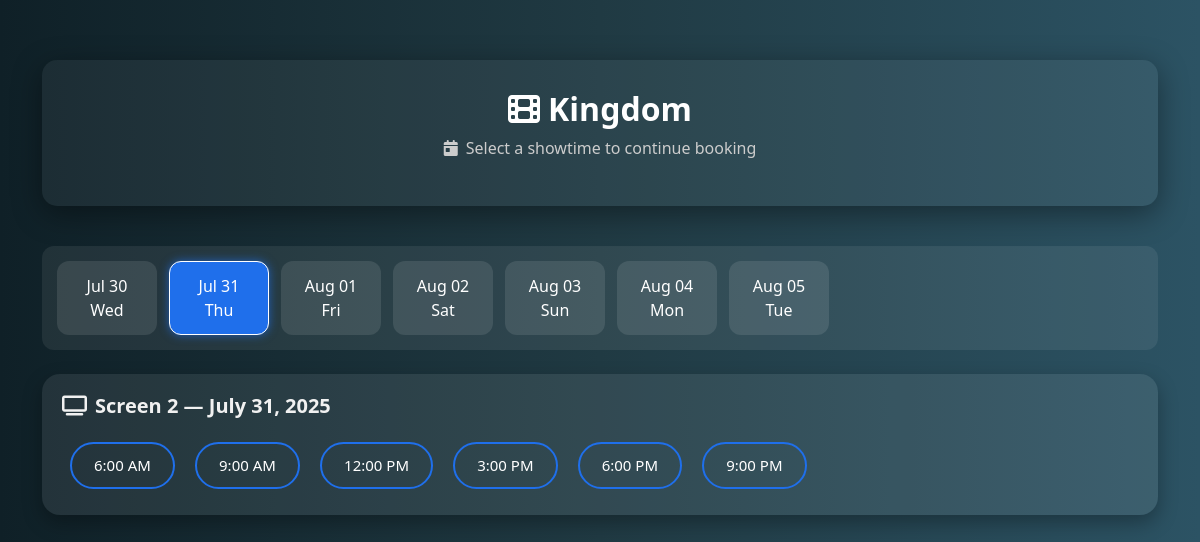
Page /movie/4/select_showtime/?date=2025-07-31 on the committed database.
### booking/models.py (models this page shows, shortened)
class Movie(models.Model):
    title = models.CharField(max_length=100)
    description = models.TextField()
    show_time = models.DateTimeField()
    price = models.DecimalField(max_digits=6, decimal_places=2)
    image = models.ImageField(upload_to='movie_images/', null=True, blank=True)
    location = models.CharField(max_length=100, default="Hyderabad")
    screen_number = models.PositiveIntegerField(default=1)

class Showtime(models.Model):
    movie = models.ForeignKey(Movie, on_delete=models.CASCADE)
    date = models.DateField()
    time = models.TimeField()
    screen_number = models.IntegerField(choices=[(1, 'Screen 1'), (2, 'Screen 2'), (3, 'Screen 3')])

### booking/views.py (the view)
# urls.py: path('movie/<int:movie_id>/select_showtime/', views.select_showtime, name='select_showtime'),
def select_showtime(request, movie_id):
    movie = get_object_or_404(Movie, id=movie_id)
    start_date = movie.show_time.date()
    dates = [start_date + timedelta(days=i) for i in range(7)]
    show_times_per_day = [
        datetime.strptime(t, "%I:%M %p").time()
        for t in ["6:00 AM", "9:00 AM", "12:00 PM", "3:00 PM", "6:00 PM", "9:00 PM"]
    ]
    for single_date in dates:
        for time_obj in show_times_per_day:
            Showtime.objects.get_or_create(
                movie=movie,
                screen_number=movie.screen_number,
                date=single_date,
                time=time_obj
            )
    selected_date_str = request.GET.get("date")
    if selected_date_str:
        try:
            selected_date = datetime.strptime(selected_date_str, "%Y-%m-%d").date()
        except ValueError:
            selected_date = start_date
    else:
        selected_date = start_date
    showtimes = Showtime.objects.filter(
        movie=movie,
        screen_number=movie.screen_number,
        date=selected_date
    ).order_by('time')
    showtimes_by_screen = {movie.screen_number: list(showtimes)}
    return render(request, "booking/select_showtime.html", {
        "movie": movie,
        "showtimes_by_screen": showtimes_by_screen,
        "dates": dates,
        "selected_date": selected_date,
    })

### booking/templates/booking/select_showtime.html (shortened to what this page needs)
{% load static %}
<!DOCTYPE html>
<html lang="en">
<head>
    <link href="https://cdn.jsdelivr.net/npm/bootstrap@5.3.2/dist/css/bootstrap.min.css" rel="stylesheet">
    <link href="https://cdnjs.cloudflare.com/ajax/libs/font-awesome/6.5.0/css/all.min.css" rel="stylesheet">
</head>
<body>
<div class="container">
    <div class="movie-header">
        <h2><i class="fas fa-film me-2"></i>{{ movie.title }}</h2>
        <p><i class="fas fa-calendar-day me-2"></i>Select a showtime to continue booking</p>
    </div>
    <div class="date-scroll mb-4">
        {% for date in dates %}
            <a href="?date={{ date|date:'Y-m-d' }}" class="date-box {% if date == selected_date %}active{% endif %}">
                {{ date|date:"M d" }}<br>{{ date|date:"D" }}
            </a>
        {% endfor %}
    </div>
    {% if showtimes_by_screen %}
        {% for screen, show_list in showtimes_by_screen.items %}
            <div class="card mb-4">
                <h5><i class="fas fa-tv me-2"></i>Screen {{ screen }} — {{ selected_date|date:"F d, Y" }}</h5>
                <div>
                    {% for show in show_list %}
                        <a href="{% url 'select_seats' movie.id show.id %}" class="btn showtime-btn">
                            {{ show.time|time:"g:i A" }}
                        </a>
                    {% endfor %}
                </div>
            </div>
        {% endfor %}
    {% else %}
        <div class="alert text-center">
            <i class="fas fa-exclamation-triangle me-2"></i>No showtimes available for this date.
        </div>
    {% endif %}
</div>
</body>
</html>

### booking/templates/booking/select_showtime.html (style rules this page uses)
body { background: linear-gradient(to right, #0f2027, #203a43, #2c5364); font-family: 'Segoe UI', sans-serif; color: white; margin: 0; padding: 0; }
.container { margin-top: 60px; margin-bottom: 60px; }
.movie-header { background: rgba(255, 255, 255, 0.05); padding: 30px 25px; border-radius: 15px; box-shadow: 0 8px 30px rgba(0, 0, 0, 0.4); text-align: center; margin-bottom: 40px; animation: fadeInDown 1s ease; }
.movie-header h2 { font-weight: 700; font-size: 32px; }
.movie-header p { font-size: 16px; color: #ccc; }
.date-scroll { display: flex; overflow-x: auto; padding: 15px; background-color: rgba(255, 255, 255, 0.07); border-radius: 12px; margin-bottom: 30px; scroll-behavior: smooth; animation: fadeInUp 0.8s ease; }
.date-box { min-width: 100px; padding: 12px 15px; margin-right: 12px; text-align: center; background-color: rgba(255, 255, 255, 0.1); border-radius: 12px; cursor: pointer; text-decoration: none; color: white; font-weight: 500; transition: all 0.3s ease; border: 1px solid transparent; }
.date-box.active { background-color: #1f6feb; border-color: #fff; color: #fff; box-shadow: 0 0 10px rgba(31, 111, 235, 0.7); }
.card { background: rgba(255, 255, 255, 0.08); border: none; border-radius: 18px; box-shadow: 0 8px 20px rgba(0, 0, 0, 0.3); padding: 20px; animation: fadeInUp 1s ease; }
.card h5 { font-weight: 600; margin-bottom: 18px; color: #f1f1f1; }
.showtime-btn { margin: 6px 8px; border-radius: 50px; padding: 10px 22px; font-weight: 500; font-size: 15px; color: #fff; border: 2px solid #1f6feb; background: transparent; transition: 0.3s ease; }

### rows in the picture
Movie: title "Kingdom"
Showtime: screen_number "2", date "July 31, 2025", time "6:00 AM"
Showtime: time "9:00 AM"
Showtime: time "12:00 PM"
Showtime: time "3:00 PM"
Showtime: time "6:00 PM"
Showtime: time "9:00 PM"

### other values in the picture
{{ date|date:"M d" }} "Jul 30" "Jul 31" "Aug 01" "Aug 02" "Aug 03" "Aug 04" "Aug 05"
{{ date|date:"D" }} "Wed" "Thu" "Fri" "Sat" "Sun" "Mon" "Tue"
